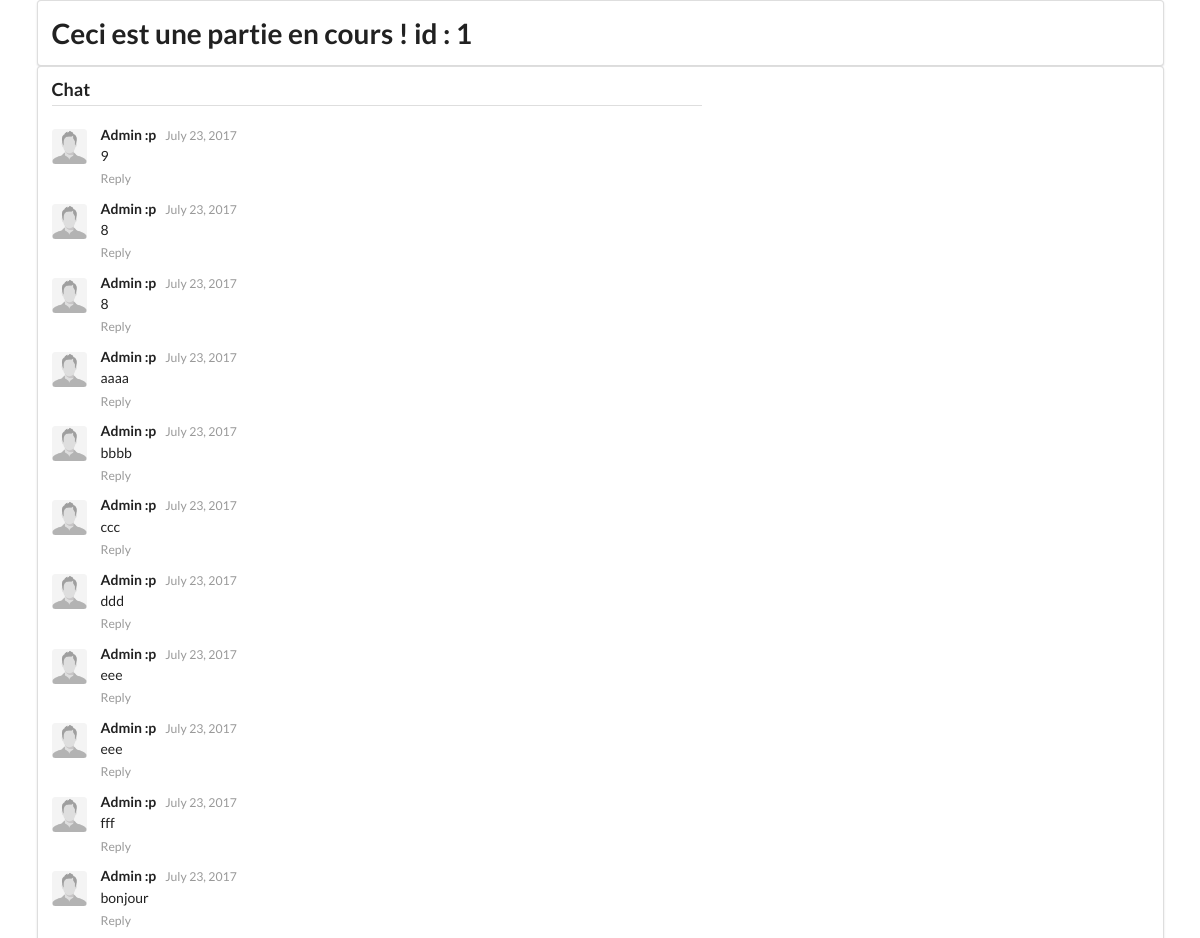
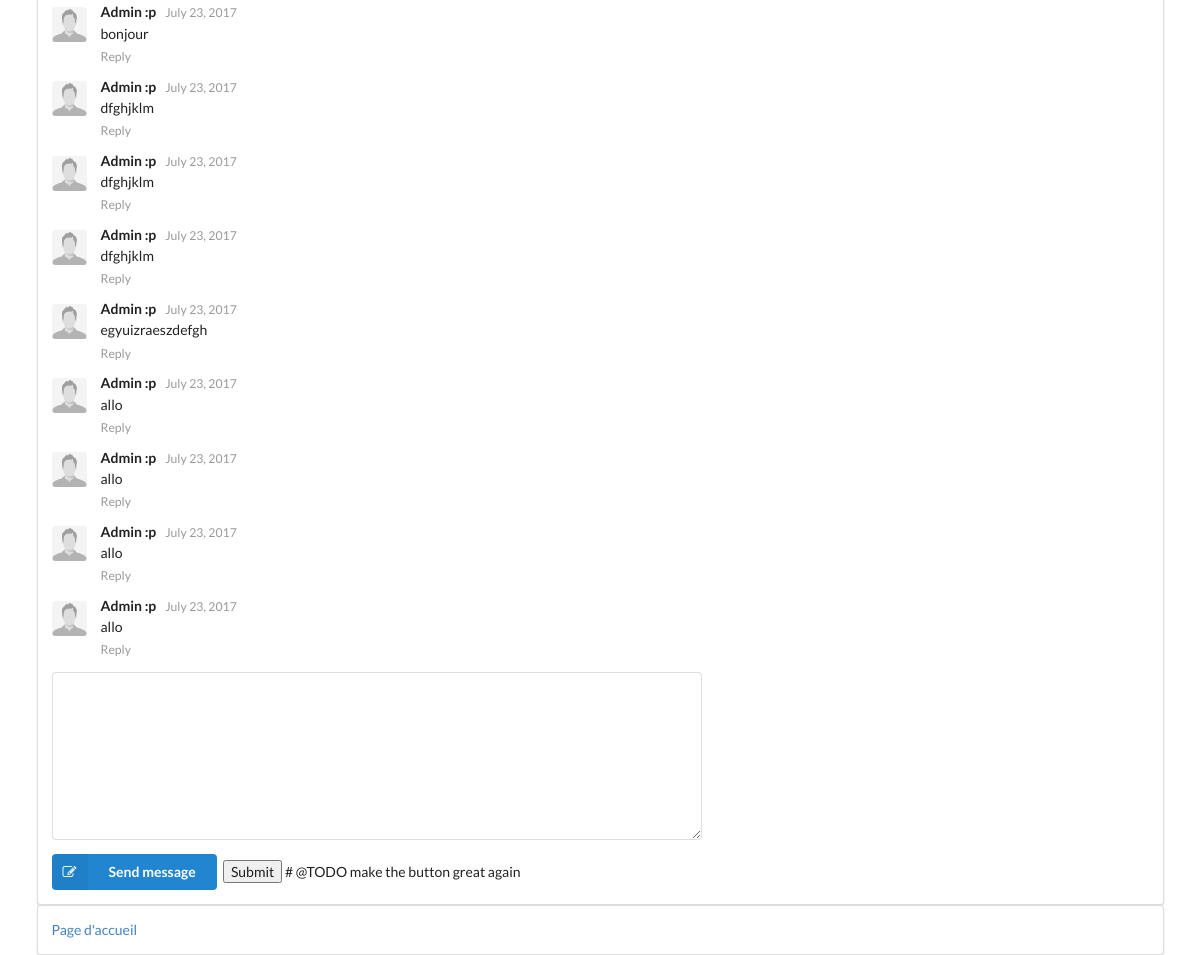
The page /currentGame/1 (signed in) on the database its author committed (2 pictures, top to bottom).
### website/models.py (models this page shows)
class Message(models.Model):
    content = models.TextField(max_length=500, blank=True)
    sender = models.ForeignKey(Player, on_delete=models.CASCADE)
    pub_date = models.DateField()
    game = models.ForeignKey(Game, on_delete=models.CASCADE)

class Player(models.Model):
    user = models.OneToOneField(User, on_delete=models.CASCADE)
    nickname = models.TextField(max_length=50, blank=True)
    role = models.ForeignKey(Role, on_delete=models.CASCADE)

### website/views.py (the view)
# urls.py: url(r'^currentGame/(?P<game_id>[0-9]*)/?$', views.current_game, name='currentGame'),
def current_game(request, game_id=0):
    form = ChampMessage(request.POST or None)
    player = Player.objects.get(user=request.user)
    game = Game.objects.get(id=game_id)
    chat=Message.objects.all().order_by('-pub_date')
    chat=chat[max(len(chat)-20,0):len(chat)]
    if form.is_valid():
        message = form.cleaned_data['message']
        Message(content=message, sender=player, pub_date=datetime.datetime.now(), game=game).save()
    else:
        message = "Tapez du texte !"
    print(message)
    return render(request, 'website/currentGame.html', context={"message": message,"id":game_id,"chat":chat})

### templates/website/currentGame.html (shortened to what this page needs)
{% extends 'website/base.html' %}
{% load staticfiles %}
{% block content %}
    <div class="ui container">
        <div class="ui segment">
            <h1 class="ui center"> Ceci est une partie en cours ! id : {{ id }}</h1>
        </div>
    </div>
    <div class="ui container">
        <div class="ui segment">
            <div class="ui comments">
                <h3 class="ui dividing header">Chat</h3>
                {% for post in chat %}
                    <div class="comment">
                        <a class="avatar">
                            <img src="{% static 'images/profile.jpg' %}">
                        </a>
                        <div class="content">
                            <a class="author">{{ post.sender.nickname }}</a>
                            <div class="metadata">
                                <span class="date">{{ post.pub_date }}</span>
                            </div>
                            <div class="text">
                                {{ post.content }}
                            </div>
                            <div class="actions">
                                <a class="reply">Reply</a>
                            </div>
                        </div>
                    </div>
                {% endfor %}
                <form action="" method="post" class="ui reply form">
                    <div class="field">
                        <textarea id="id_message" name="message"></textarea>
                    </div>
                    <div class="ui blue labeled submit icon button">
                        <i class="icon edit"></i> Send message
                    </div>
                    <input type="submit" value="Submit" class="icon edit"/>
                    # @TODO make the button great again
                </form>
            </div>
        </div>
    </div>
    <div class="ui container">
        <div class="ui segment">
            <p><a href="{% url 'home' %}">Page d'accueil</a></p>
        </div>
    </div>
{% endblock %}

### website/static/website/semantic/components/comment.css (style rules this page uses)
.ui.comments { margin: 1.5em 0em; max-width: 650px; }
.ui.comments:first-child { margin-top: 0em; }
.ui.comments:last-child { margin-bottom: 0em; }
.ui.comments .comment { position: relative; background: none; margin: 0.5em 0em 0em; padding: 0.5em 0em 0em; border: none; border-top: none; line-height: 1.2; }
.ui.comments .comment .avatar { display: block; width: 2.5em; height: auto; float: left; margin: 0.2em 0em 0em; }
.ui.comments .comment img.avatar, .ui.comments .comment .avatar img { display: block; margin: 0em auto; width: 100%; height: 100%; border-radius: 0.25rem; }
.ui.comments .comment > .content { display: block; }
.ui.comments .comment > .avatar ~ .content { margin-left: 3.5em; }
.ui.comments .comment .author { font-size: 1em; color: rgba(0, 0, 0, 0.87); font-weight: bold; }
.ui.comments .comment a.author { cursor: pointer; }
.ui.comments .comment .metadata { display: inline-block; margin-left: 0.5em; color: rgba(0, 0, 0, 0.4); font-size: 0.875em; }
.ui.comments .comment .metadata > * { display: inline-block; margin: 0em 0.5em 0em 0em; }
.ui.comments .comment .metadata > :last-child { margin-right: 0em; }
.ui.comments .comment .text { margin: 0.25em 0em 0.5em; font-size: 1em; word-wrap: break-word; color: rgba(0, 0, 0, 0.87); line-height: 1.3; }
.ui.comments .comment .actions { font-size: 0.875em; }
.ui.comments .comment .actions a { cursor: pointer; display: inline-block; margin: 0em 0.75em 0em 0em; color: rgba(0, 0, 0, 0.4); }
.ui.comments .comment .actions a:last-child { margin-right: 0em; }
.ui.comments > .reply.form { margin-top: 1em; }
.ui.comments .reply.form textarea { font-size: 1em; height: 12em; }
.ui.comments { font-size: 1rem; }

### website/static/website/semantic/components/header.css (style rules this page uses)
.ui.header { border: none; margin: calc(2rem - 0.14285714em ) 0em 1rem; padding: 0em 0em; font-family: 'Lato', 'Helvetica Neue', Arial, Helvetica, sans-serif; font-weight: bold; line-height: 1.28571429em; text-transform: none; color: rgba(0, 0, 0, 0.87); }
.ui.header:first-child { margin-top: -0.14285714em; }
h3.ui.header { font-size: 1.28571429rem; }
.ui.dividing.header { padding-bottom: 0.21428571rem; border-bottom: 1px solid rgba(34, 36, 38, 0.15); }

### website/static/website/semantic/components/form.css (style rules this page uses)
.ui.form { position: relative; max-width: 100%; }
.ui.form .field { clear: both; margin: 0em 0em 1em; }
.ui.form textarea, .ui.form input:not([type]), .ui.form input[type="date"], .ui.form input[type="datetime-local"], .ui.form input[type="email"], .ui.form input[type="number"], .ui.form input[type="password"], .ui.form input[type="search"], .ui.form input[type="tel"], .ui.form input[type="time"], .ui.form input[type="text"], .ui.form input[type="file"], .ui.form input[type="url"] { width: 100%; vertical-align: top; }
.ui.form textarea { margin: 0em; -webkit-appearance: none; tap-highlight-color: rgba(255, 255, 255, 0); padding: 0.78571429em 1em; background: #FFFFFF; border: 1px solid rgba(34, 36, 38, 0.15); outline: none; color: rgba(0, 0, 0, 0.87); border-radius: 0.28571429rem; box-shadow: 0em 0em 0em 0em transparent inset; -webkit-transition: color 0.1s ease, border-color 0.1s ease; transition: color 0.1s ease, border-color 0.1s ease; font-size: 1em; line-height: 1.2857; resize: vertical; }
.ui.form textarea:not([rows]) { height: 12em; min-height: 8em; max-height: 24em; }
.ui.form textarea, .ui.form input[type="checkbox"] { vertical-align: top; }
.ui.form { font-size: 1rem; }

### rows shown on the page
Message: sender.nickname "Admin :p", pub_date "July 23, 2017", content "9"
Message: sender.nickname "Admin :p", pub_date "July 23, 2017", content "8"
Message: sender.nickname "Admin :p", pub_date "July 23, 2017", content "8"
Message: sender.nickname "Admin :p", pub_date "July 23, 2017", content "aaaa"
Message: sender.nickname "Admin :p", pub_date "July 23, 2017", content "bbbb"
Message: sender.nickname "Admin :p", pub_date "July 23, 2017", content "ccc"
Message: sender.nickname "Admin :p", pub_date "July 23, 2017", content "ddd"
Message: sender.nickname "Admin :p", pub_date "July 23, 2017", content "eee"
Message: sender.nickname "Admin :p", pub_date "July 23, 2017", content "eee"
Message: sender.nickname "Admin :p", pub_date "July 23, 2017", content "fff"
Message: sender.nickname "Admin :p", pub_date "July 23, 2017", content "bonjour"
Message: sender.nickname "Admin :p", pub_date "July 23, 2017", content "bonjour"
Message: sender.nickname "Admin :p", pub_date "July 23, 2017", content "dfghjklm"
Message: sender.nickname "Admin :p", pub_date "July 23, 2017", content "dfghjklm"
Message: sender.nickname "Admin :p", pub_date "July 23, 2017", content "dfghjklm"
Message: sender.nickname "Admin :p", pub_date "July 23, 2017", content "egyuizraeszdefgh"
Message: sender.nickname "Admin :p", pub_date "July 23, 2017", content "allo"
Message: sender.nickname "Admin :p", pub_date "July 23, 2017", content "allo"
Message: sender.nickname "Admin :p", pub_date "July 23, 2017", content "allo"
Message: sender.nickname "Admin :p", pub_date "July 23, 2017", content "allo"

### other values the page prints
{{ id }} "1"
